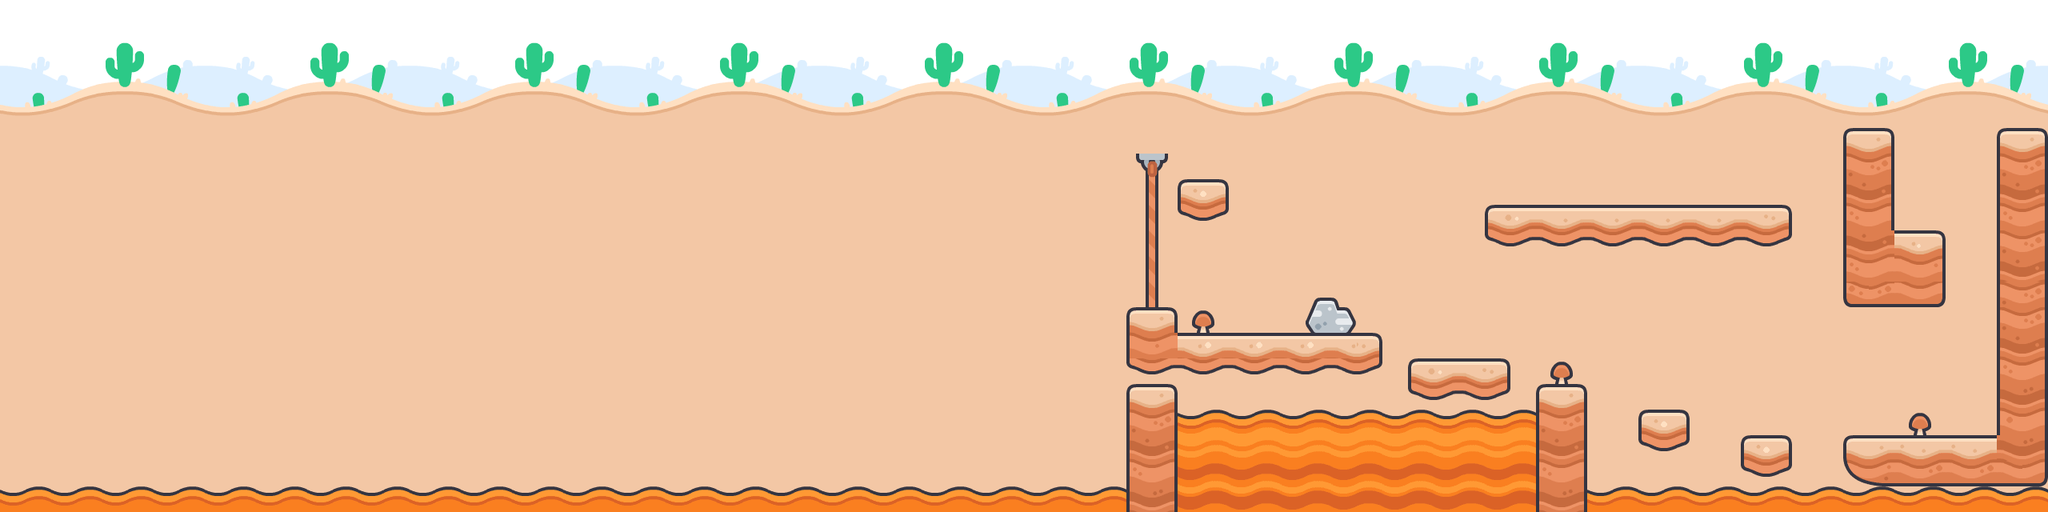

This is a level from a 2D game, rendered from its Tiled map with the project's own tilesets. A one-line summary and the map file follow, with tile-layer data summarised:
An orthogonal 80x20 tile map with 32x32 px tiles, 3 tile layers (Sky, Background, Ground), 2 tilesets and 30 objects (14x coin_bronze, 9x coin_silver, 3x coin_gold, barnacle_attack_rest, ufo, ...).

<map version="1.10" tiledversion="1.11.2" orientation="orthogonal" renderorder="right-down" width="80" height="20" tilewidth="32" tileheight="32" infinite="0" backgroundcolor="#acdeff" nextlayerid="10" nextobjectid="53">
 <tileset firstgid="1" source="spritesheet-tiles-default.tsx" />
 <tileset firstgid="1297" source="spritesheet-backgrounds-default.tsx" />
 <layer id="6" name="Sky" width="80" height="20">
  <data>[1600 cells, 1600 non-empty, 112 distinct tile ids]</data>
 </layer>
 <layer id="1" name="Background" width="80" height="20">
  <data>[1600 cells, 10 non-empty, 6 distinct tile ids]</data>
 </layer>
 <layer id="2" name="Ground" width="80" height="20">
  <data>[1600 cells, 276 non-empty, 67 distinct tile ids]</data>
 </layer>
 <objectgroup id="4" name="Enemies">
  <object id="17" name="barnacle_attack_rest" x="1509.67" y="348.667" width="64" height="64" />
 </objectgroup>
 <objectgroup id="3" name="Coins">
  <object id="14" name="coin_bronze" x="460" y="406.667" width="39" height="40" />
  <object id="27" name="coin_bronze" x="2445" y="244.667" width="39" height="40" />
  <object id="42" name="coin_bronze" x="2449" y="497.667" width="39" height="40" />
  <object id="39" name="coin_bronze" x="2445" y="193.667" width="39" height="40" />
  <object id="23" name="coin_bronze" x="495" y="420.667" width="39" height="40" />
  <object id="28" name="coin_bronze" x="1004" y="399.667" width="39" height="40" />
  <object id="38" name="coin_bronze" x="2131" y="473.667" width="39" height="40" />
  <object id="40" name="coin_silver" x="2448" y="446.667" width="39" height="40" />
  <object id="51" name="coin_silver" x="2252" y="201.667" width="39" height="40" />
  <object id="43" name="coin_silver" x="2446" y="393.667" width="39" height="40" />
  <object id="44" name="coin_silver" x="2446" y="341.667" width="39" height="40" />
  <object id="29" name="coin_bronze" x="942" y="372.667" width="39" height="40" />
  <object id="31" name="coin_silver" x="1004" y="339.667" width="39" height="40" />
  <object id="35" name="coin_gold" x="2445" y="138.667" width="39" height="40" />
  <object id="49" name="coin_gold" x="2254" y="330.667" width="39" height="40" />
  <object id="50" name="coin_gold" x="2253" y="269.667" width="39" height="40" />
  <object id="36" name="coin_silver" x="941" y="276.667" width="39" height="40" />
  <object id="32" name="coin_bronze" x="941" y="325.667" width="39" height="40" />
  <object id="33" name="coin_bronze" x="1067" y="326.667" width="39" height="40" />
  <object id="34" name="coin_silver" x="1068" y="278.667" width="39" height="40" />
  <object id="37" name="coin_silver" x="1003" y="287.667" width="39" height="40" />
  <object id="30" name="coin_bronze" x="1067" y="373.667" width="39" height="40" />
  <object id="24" name="coin_bronze" x="426" y="421.667" width="39" height="40" />
  <object id="25" name="coin_bronze" x="27" y="427.667" width="39" height="40" />
  <object id="26" name="coin_silver" x="240" y="345.667" width="39" height="40" />
  <object id="41" name="coin_bronze" x="2444.5" y="293" width="39" height="40" />
 </objectgroup>
 <objectgroup id="7" name="InteractionElements">
  <object id="21" name="ufo" x="210" y="8" width="121" height="109" />
  <object id="48" name="spring" x="993" y="532" width="64" height="44" />
 </objectgroup>
 <objectgroup id="9" name="SpawnPoints">
  <object id="46" name="PlayerSpawn" x="2369" y="216" width="70" height="70" />
 </objectgroup>
</map>
